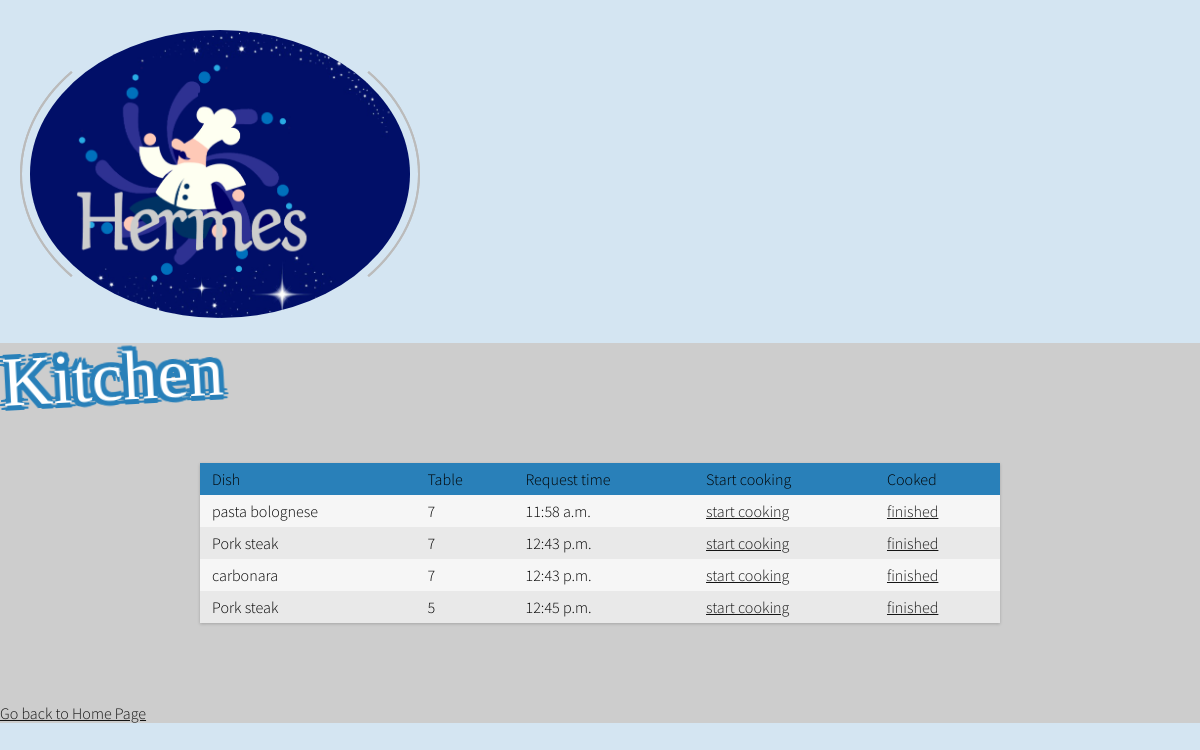
The page /kitchen/ on the database its author committed.
### app/models.py (models this page shows, shortened)
class Order(models.Model):
    request_time = models.TimeField()
    kitchen_start_time = models.TimeField(blank= True, null= True, default= None)
    kitchen_end_time = models.TimeField(blank= True, null= True, default= None)
    delivery_time = models.TimeField(blank= True, null= True, default= None)
    dish_name = models.ForeignKey(Dish, null= True, blank= True, default= None, on_delete=models.CASCADE)
    table = models.ForeignKey(Table, null= True, default= None, on_delete=models.CASCADE)

class Dish(models.Model ) :
    name = models.CharField( max_length= 50 )
    price = models.FloatField()
    type = models.CharField( max_length= 50 )
    gluten = models.BooleanField( null= False)
    id =models.AutoField(primary_key=True)
    lactose = models.BooleanField( null= False)
    def __str__( self ) :
        return self.name

class Table( models.Model ) :
    number = models.IntegerField( primary_key= True)
    def __str__( self ) :
        return str(self.number)

### app/views.py (the view)
# urls.py: re_path(r'^kitchen/',views.kitchen, name='kitchen'),
def kitchen(request):
    orders = Order.objects.filter(kitchen_end_time=None).order_by('request_time')
    return render(request, 'cucina.html', {'orders': orders})

### app/templates/cucina.html
{% extends "template.html" %} {% block content %}
<head> </head>
<body>
	<div class="type">
		<span>Kitchen</span>
	</div>
	<div class="wrapper">
		<div class="table">
			<div class="row header blue">
				<div class="cell">Dish</div>
				<div class="cell">Table</div>
				<div class="cell">Request time</div>
				<div class="cell">Start cooking</div>
				<div class="cell">Cooked</div>
			</div>
			{% for t in orders %} {% if t.delivery_time == None %}
			<div class="row">
				<div class="cell">{{ t.dish_name }}</div>
				<div class="cell">{{ t.table }}</div>
				<div class="cell">{{ t.request_time }}</div>
				<div class="cell">
					{% if t.kitchen_start_time == None %}
					<a href="/cooking/{{ t.id}}"> start cooking </a>
					{% else %} {{t.kitchen_start_time}} {% endif %}
				</div>
				<div class="cell">
					{% if t.kitchen_end_time == None %}
					<a href="/cooked/{{ t.id}}"> finished </a>
					{% endif %}
				</div>
			</div>
			{% endif %} {% endfor %}
		</div>
	</div>
	<a href="/home/">Go back to Home Page</a>
</body>
{% endblock content%}

### app/templates/template.html (shortened to what this page needs)
{% load static %}
<html xmlns="http://www.w3.org/1999/xhtml">
<head>
<link rel="stylesheet" href="https://cdnjs.cloudflare.com/ajax/libs/font-awesome/4.7.0/css/font-awesome.min.css">
<link rel='stylesheet' href="/static/css/default.css"/>
	<link rel='stylesheet' href="/static/css/home.css"/>
</head>
<body>
<div id="header-wrapper">
    <figure class="snip1566">
        <img src="../static/images/immagine.png" alt="logo" class="image image-full"/>
    </figure>
</div>
<div class="sili">
    {% block content %}{% endblock content %}
</div>
</body>
</html>

### app/static/css/default.css (style rules this page uses)
html, body { height: 100%; }
body { margin: 0px; padding: 0px; background: #d4e5f2; font-family: 'Source Sans Pro', sans-serif; font-weight: 300; color: #000000; }
a { color: #151515; }
#header-wrapper { overflow: hidden; }
.wrapper { margin: 0 auto; padding: 40px; max-width: 800px; }
.table { margin: 0 0 40px 0; width: 100%; box-shadow: 0 1px 3px rgba(0, 0, 0, 0.2); display: table; }
.row { display: table-row; background: #f6f6f6; }
.row:nth-of-type(odd) { background: #e9e9e9; }
.row.blue { background: #2980b9; }
.cell { padding: 6px 12px; display: table-cell; }
.type span { display: block; }
.type span { font-family: 'Pacifico', cursive; font-weight: 400; font-size: 70px; position: relative; z-index: 1; text-shadow: 5px 0 0 #2980b9, -5px 0 0 #2980b9, 0 5px 0 #2980b9, 0 -5px 0 #2980b9, 4px 4px #2980b9, -4px -4px 0 #2980b9, 4px -4px 0 #2980b9, -4px 4px 0 #2980b9; -webkit-transform: rotate(-3deg); transform: rotate(-3deg); -webkit-transform-origin: 0 0; transform-origin: 0 0; color: #fff; margin-top: -5px; }

### app/static/css/home.css (style rules this page uses)
.snip1566 { position: relative; display: inline-block; margin: 20px; max-width: 400px; width: 100%; color: #bbb; font-size: 16px; box-shadow: none !important; -webkit-transform: translateZ(0); transform: translateZ(0); }
.snip1566 *, .snip1566:before, .snip1566:after { -webkit-box-sizing: border-box; box-sizing: border-box; -webkit-transition: all 0.3s linear; transition: all 0.3s linear; }
.snip1566:before, .snip1566:after { -webkit-box-sizing: border-box; box-sizing: border-box; border-radius: 50%; content: ''; position: absolute; top: 0px; bottom: 0px; left: 0px; right: 0px; z-index: -1; border: 2px solid #bbb; border-color: transparent #bbb; }
.snip1566 img { max-width: 100%; backface-visibility: hidden; vertical-align: top; border-radius: 50%; padding: 10px; }

### app/templates/template.html (style rules this page uses)
.sili { background-color: #CDCDCD; }

### rows shown on the page
Order: dish_name "pasta bolognese", table "7", request_time "11:58 a.m."
Order: dish_name "Pork steak", table "7", request_time "12:43 p.m."
Order: dish_name "carbonara", table "7", request_time "12:43 p.m."
Order: dish_name "Pork steak", table "5", request_time "12:45 p.m."
